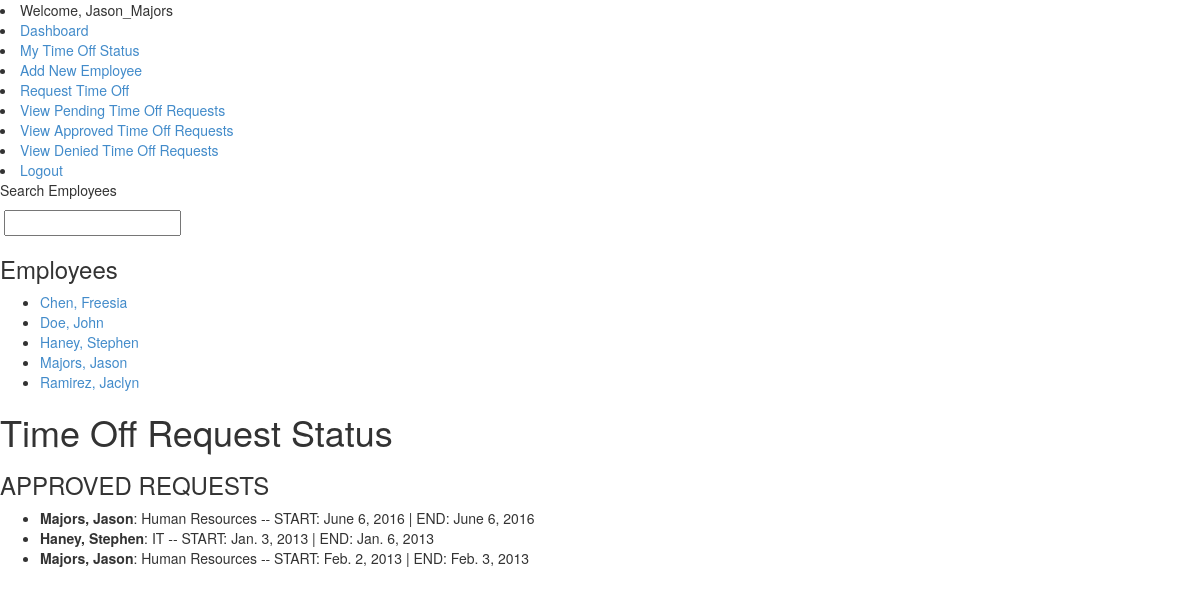
The page /hris/timeoff/APPROVED/ (signed in) on the database as committed earlier.
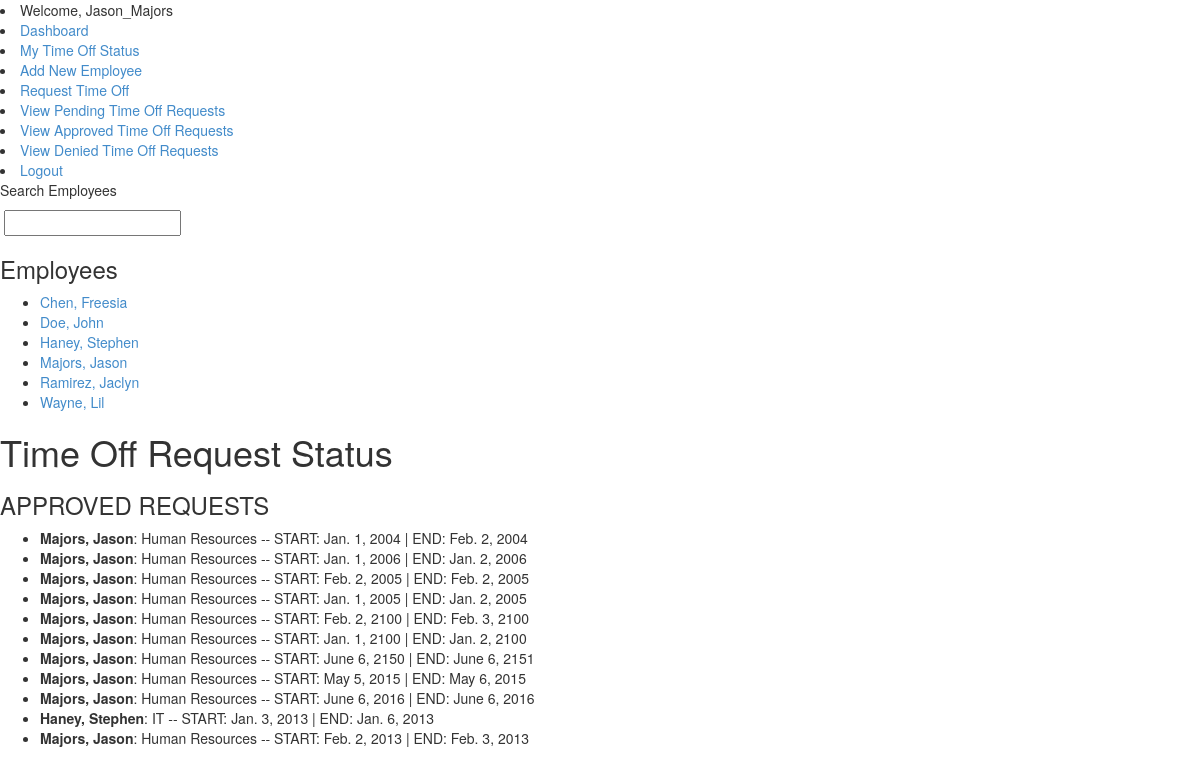
The same page on the database as committed later.
### hris_system/models.py (models this page shows, shortened)
class Employee(models.Model):
	user = models.OneToOneField(User)
	last_name = models.CharField(max_length=25)
	first_name = models.CharField(max_length=25)
	hire_date = models.DateField(auto_now=False, auto_now_add=False)
	phone_number = models.CharField(max_length=15, blank=True)
	address = models.CharField(max_length=25, blank=True)
	city = models.CharField(max_length=25, blank=True)
	state = models.CharField(max_length=2, blank=True)
	zipcode = models.IntegerField(blank=True)
	DEPT_CHOICES = (
			('New_Hire', 'New Hire'),
			('HRM', 'Human Resources Manager'),
			('HRS', 'Human Resources Specialist'),
			('Dealer', 'Dealer'),
		)
	department = models.CharField(max_length=25, choices=DEPT_CHOICES, default='New_Hire')
	position = models.CharField(max_length=25, default='New_Hire')

class TimeOffRequest(models.Model):
	employee = models.ForeignKey(Employee)
	date_start = models.DateField(auto_now=False, auto_now_add=False)
	date_end = models.DateField(auto_now=False, auto_now_add=False)
	status = models.CharField(max_length=25, default="PENDING")

### hris_system/views.py (the view)
# urls.py: url(r'^timeoff/(?P<request_status>\w+)/$', views.get_timeoff_requests, name='requests'),
@user_passes_test(hr_or_mgr)
def get_timeoff_requests(request, request_status):
	context = RequestContext(request)
	context_dict = {}
	employee_list = get_employee_list()
	hr_user = request.user.groups.filter(name="Human Resources").exists()
	mgr_user = request.user.groups.filter(name="Shift Manager").exists()
	status = request_status.upper()
	buttons = False
	if status == "PENDING":
		buttons = True
	timeoff_requests = TimeOffRequest.objects.filter(status=status).order_by('-id')
	context_dict['employee_list'] = employee_list
	context_dict['hr_user'] = hr_user
	context_dict['mgr_user'] = mgr_user
	context_dict['timeoff_requests'] = timeoff_requests
	context_dict['status'] = status
	context_dict['buttons'] = buttons
	return render_to_response('hris_system/timeoff.html', context_dict, context)

### hris_system/views.py (called while the page is built)
def hr_or_mgr(user):
	return user.groups.filter(name="Shift Manager").exists() or user.groups.filter(name="Human Resources").exists()

def get_employee_list(max_results=0, starts_with=''):
	employee_list = []
	if starts_with:
		employee_list = Employee.objects.filter(last_name__startswith=starts_with)
	else:
		employee_list = Employee.objects.all().order_by("last_name")
	if max_results > 0:
		if len(employee_list) >	max_results:
			employee_list = employee_list[:max_results]
	return employee_list

### templates/hris_system/timeoff.html (shortened to what this page needs)
{% extends 'hris_system/base.html' %}
{% block body_block %}
{% load static %}
<div>
	<h1>Time Off Request Status</h1>
	{% if timeoff_requests %}
	<h3>{{ status }} REQUESTS</h3>
		<div id="requests">
			<ul>
			{% for request in timeoff_requests %}
				<li><strong>{{ request.employee.last_name }}, {{ request.employee.first_name }}</strong>: {{ request.employee.position }} -- START: {{ request.date_start }} | END: {{ request.date_end }}
				</li>
			{% endfor %}
			</ul>
		</div>
	{% endif %}
</div>
{% endblock %}

### templates/hris_system/employee_list.html
{% if employee_list %}
	<h3>Employees</h3>
	<ul>
		{% for employee in employee_list %}
		<li><a href="/hris/employee/{{ employee.id }}">{{ employee.last_name }}, {{ employee.first_name }}</a></li>
		{% endfor %}
{% else %}
	<h3>No employees by this name</h3>
{% endif %}

Rows that differ between the two databases and show on the page:
added Employee: last_name "Wayne", first_name "Lil"
added TimeOffRequest: employee.last_name "Majors", employee.first_name "Jason", employee.position "Human Resources", date_start "Jan. 1, 2004", date_end "Feb. 2, 2004"
added TimeOffRequest: employee.last_name "Majors", employee.first_name "Jason", employee.position "Human Resources", date_start "Jan. 1, 2006", date_end "Jan. 2, 2006"
added TimeOffRequest: employee.last_name "Majors", employee.first_name "Jason", employee.position "Human Resources", date_start "Feb. 2, 2005", date_end "Feb. 2, 2005"
added TimeOffRequest: employee.last_name "Majors", employee.first_name "Jason", employee.position "Human Resources", date_start "Jan. 1, 2005", date_end "Jan. 2, 2005"
added TimeOffRequest: employee.last_name "Majors", employee.first_name "Jason", employee.position "Human Resources", date_start "Feb. 2, 2100", date_end "Feb. 3, 2100"
added TimeOffRequest: employee.last_name "Majors", employee.first_name "Jason", employee.position "Human Resources", date_start "Jan. 1, 2100", date_end "Jan. 2, 2100"
added TimeOffRequest: employee.last_name "Majors", employee.first_name "Jason", employee.position "Human Resources", date_start "June 6, 2150", date_end "June 6, 2151"
added TimeOffRequest: employee.last_name "Majors", employee.first_name "Jason", employee.position "Human Resources", date_start "May 5, 2015", date_end "May 6, 2015"
